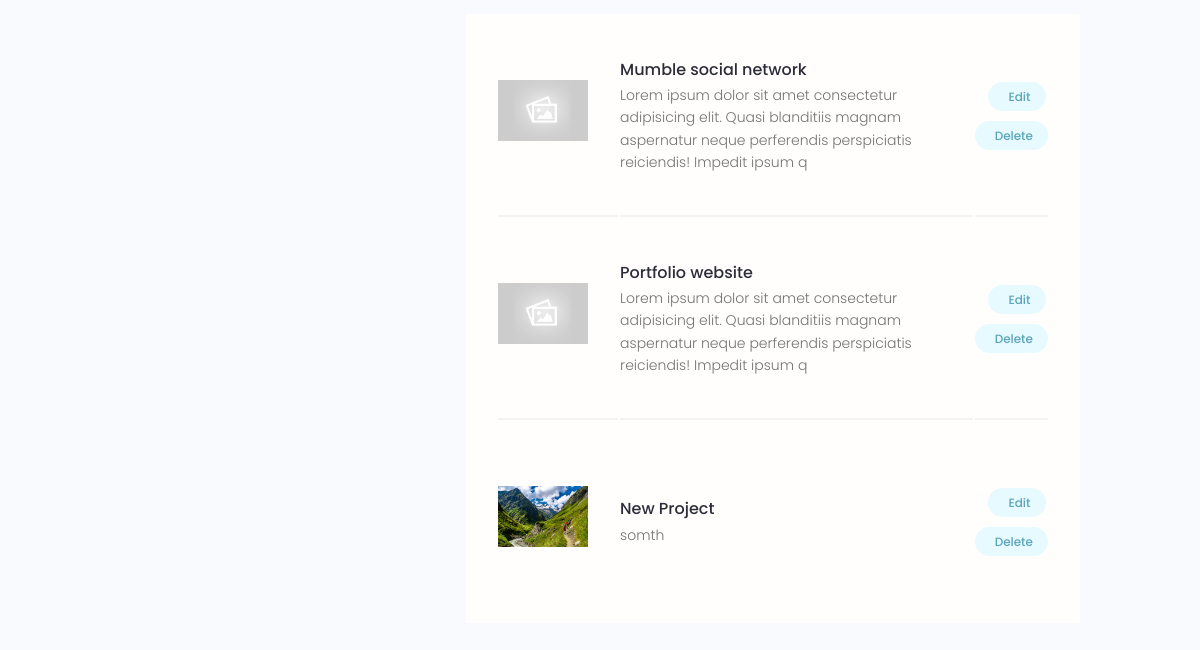
Page /account/ (signed in, lower part) on the earlier database version.
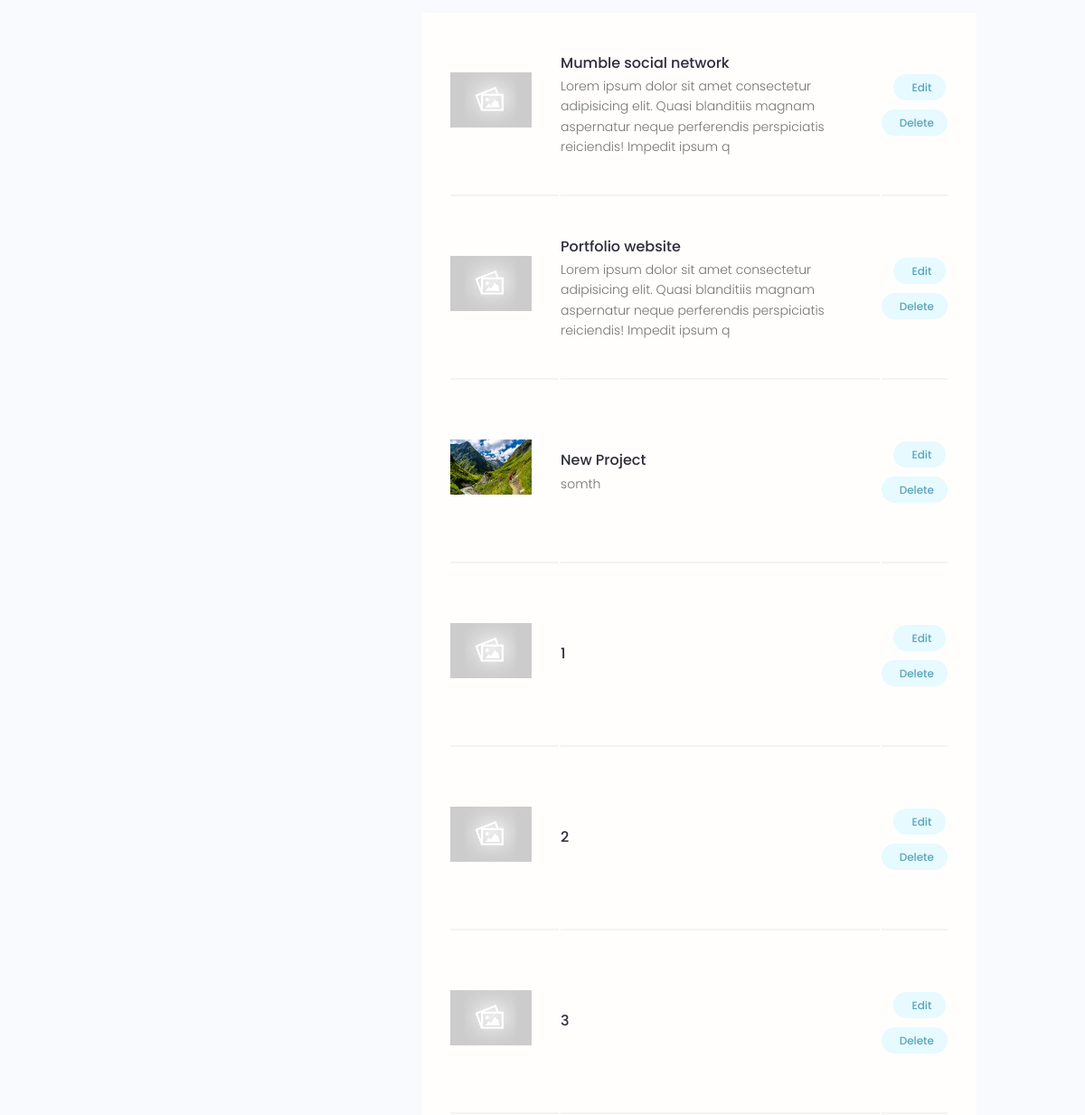
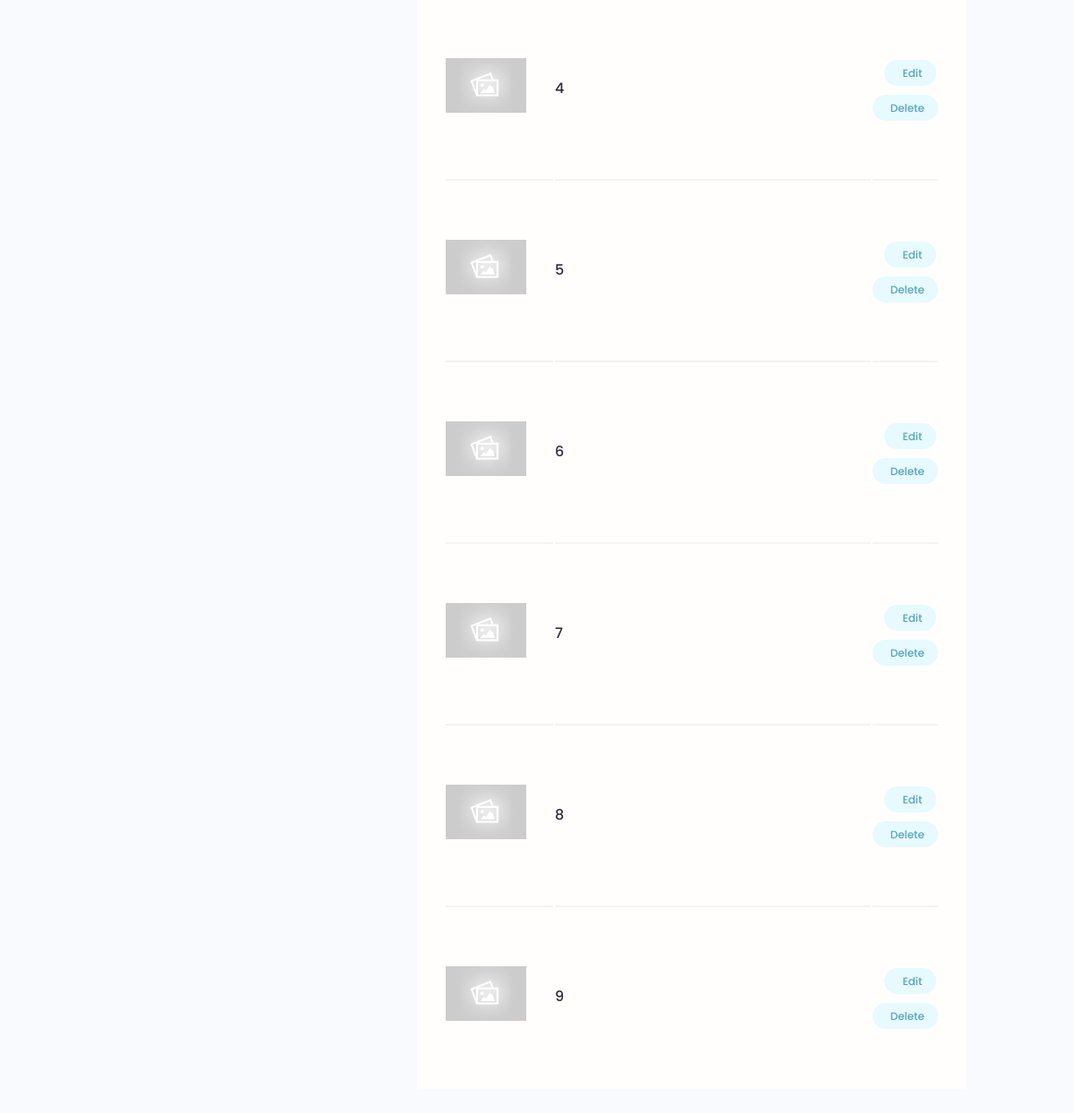
Same page on the later database version (2 pictures, top to bottom).
### projects/models.py (models this page shows, shortened)
class Project(models.Model):
    owner = models.ForeignKey(Profile,null=True,blank=True,on_delete=models.SET_NULL)
    title=models.CharField(max_length=200)
    description=models.TextField(null=True,blank=True)
    featured_img=models.ImageField(null=True,blank=True,default='default.jpg')
    demo_link=models.CharField(max_length=2000,null=True,blank=True)
    source_link=models.CharField(max_length=2000,null=True,blank=True)
    tags=models.ManyToManyField('Tag',blank=True)
    vote_total=models.IntegerField(default=0,null=True,blank=True)
    vote_ratio=models.IntegerField(default=0,null=True,blank=True)
    created=models.DateTimeField(auto_now_add=True)
    id = models.UUIDField(default=uuid.uuid4,unique=True,primary_key=True,editable=False)
    class Meta:
        ordering=['-vote_ratio','-vote_total']

### users/views.py (the view)
# urls.py: path('account/',views.userAccount,name='account'),
@login_required(login_url='login')
def userAccount(request):
    profile=request.user.profile
    skills=profile.skill_set.all()
    projects=profile.project_set.all()
    context={'profile':profile,'skills':skills,'projects':projects}
    return render(request,'users/account.html',context)

### users/templates/users/account.html (shortened to what this page needs)
{% extends 'main.html' %}
{% load static %}
{% block content %}
  <main class="settingsPage profile my-md">
    <div class="container">
      <div class="layout">
        <div class="column column--1of3">
        </div>
        <div class="column column--2of3">
          <table class="settings__table">
            {% for project in projects %}
            <tr>
              <td class="settings__thumbnail">
                <a href="{% url 'project' project.id %}"><img src="{{ project.featured_img.url }}" alt="Project Thumbnail" /></a>
              </td>
              <td class="settings__tableInfo">
                <a href="{% url 'project' project.id %}">{{ project.title }}</a>
                <p>
                  {{ project.description|slice:"150" }}
                </p>
              </td>
              <td class="settings__tableActions">
                <a class="tag tag--pill tag--main settings__btn" href="{% url 'update-project' project.id %}"> Edit</a>
                <a class="tag tag--pill tag--main settings__btn" href="{% url 'delete-project' project.id%}?next=/account">
                  Delete</a>
              </td>
            </tr>
            {% endfor %}
          </table>
        </div>
      </div>
    </div>
  </main>
{% endblock content %}

Differences in the rows shown:
added Project: featured_img (placeholder picture), title "1"
added Project: featured_img (placeholder picture), title "2"
added Project: featured_img (placeholder picture), title "3"
added Project: featured_img (placeholder picture), title "4"
added Project: featured_img (placeholder picture), title "5"
added Project: featured_img (placeholder picture), title "6"
added Project: featured_img (placeholder picture), title "7"
added Project: featured_img (placeholder picture), title "8"
added Project: featured_img (placeholder picture), title "9"
